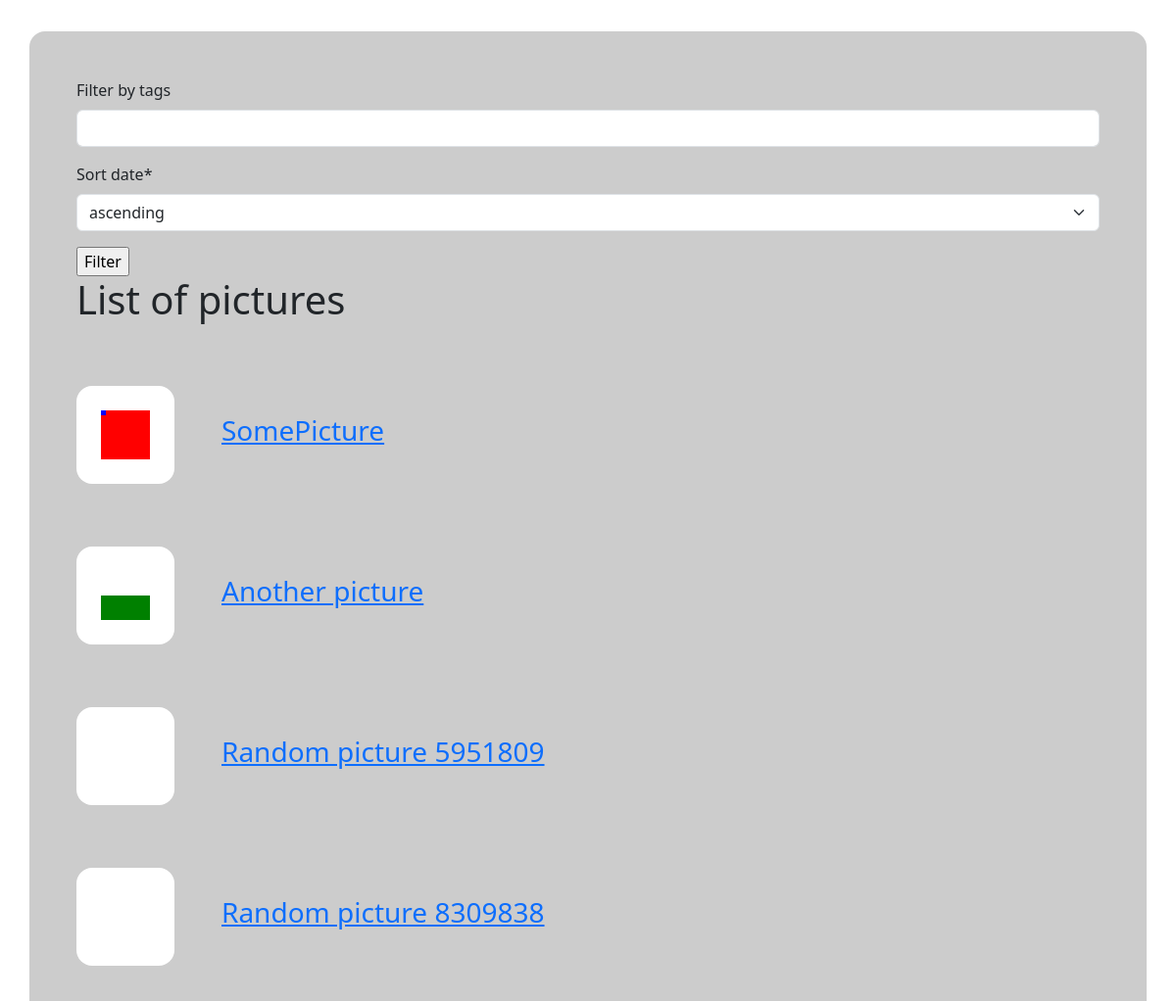
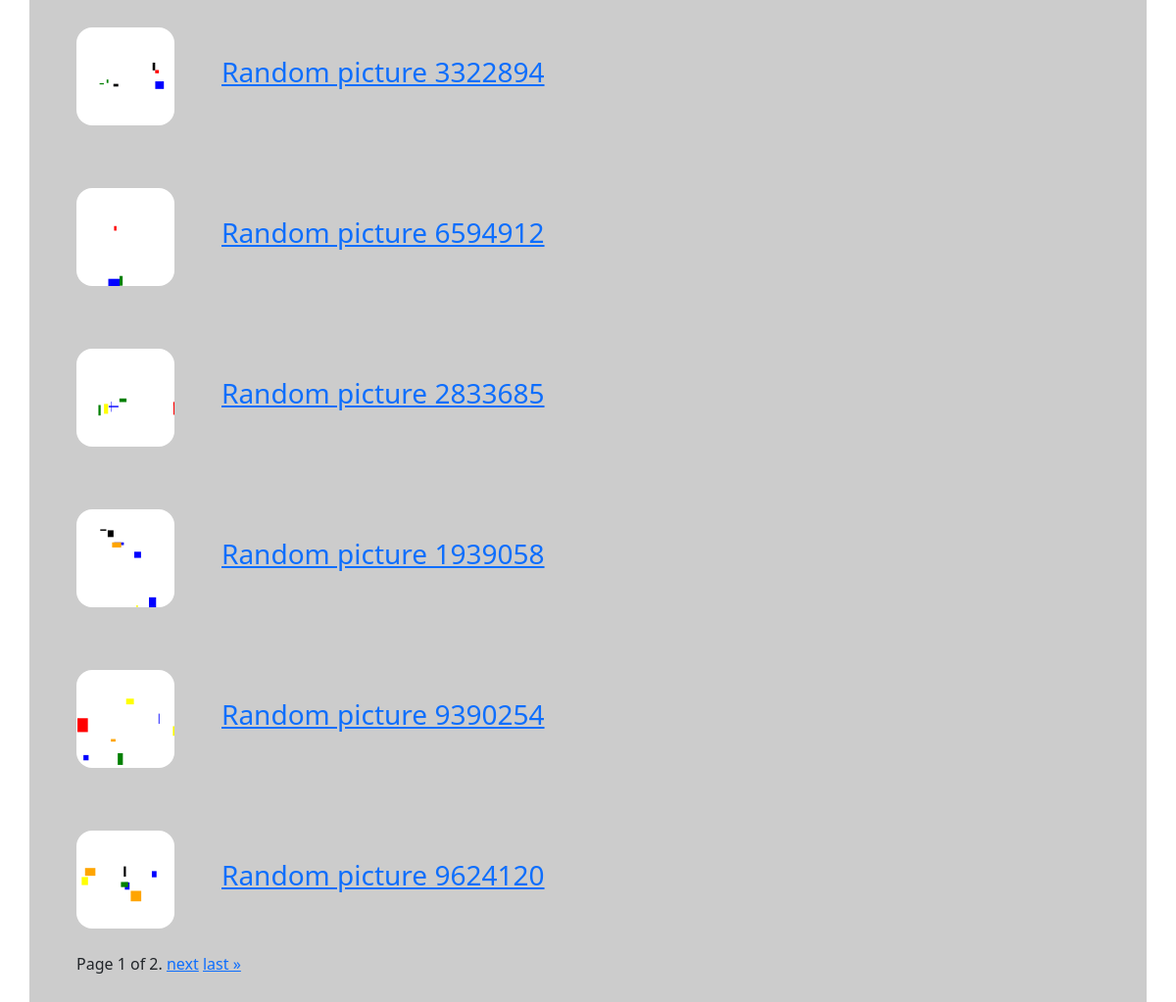
The page / on the database its author committed (2 pictures, top to bottom).
### cms/models.py (models this page shows)
class Picture(models.Model):
    id = models.BigAutoField(primary_key=True)
    name = models.TextField('Name of the picture')
    description = models.TextField('Description of the picture', blank=True, default='')
    height = models.PositiveIntegerField('Height of the picture')
    width = models.PositiveIntegerField('Width of the picture')
    date_added = models.DateField('Date the picture was added')
    tags = models.TextField('String of space-separated tags related to the picture', default='')
    editors = models.ManyToManyField(User)

### cms/views.py (the view)
# urls.py: path("", views.index, name="index"),
def index(req):
    pics = Picture.objects.prefetch_related('rectangles').all()
    sort_date = req.GET.get('sort_date')
    tags = req.GET.get('filter_tags')
    if sort_date is not None:
        if sort_date == 'asc':
            pics = pics.order_by('date_added')
        else:
            pics = pics.order_by('-date_added')
    if tags is not None:
        for tag in tags.split(','):
            pics = pics.filter(tags__contains=tag)
    paginator = Paginator(pics, 10)
    page_number = req.GET.get('page')
    page = paginator.page(page_number if page_number is not None else 1)
    return render(req, 'pictures.html', context={
        "pics_page": page,
        "auth": req.user.is_authenticated,
        "form": PictureFilterForm(),
    })

### cms/forms.py
class PictureFilterForm(forms.Form):
    filter_tags = forms.CharField(label='Filter by tags', required=False)
    sort_date = forms.ChoiceField(choices=[('asc', 'ascending'), ('desc', 'descending')])

### cms/templates/pictures.html (shortened to what this page needs)
{% extends "base.html" %}
{% load crispy_forms_tags %}
{% block body %}
<form action={% url 'index' %} method="get">
    {{ form|crispy }}
    <input type="submit" value="Filter"/>
</form>
<h1> List of pictures </h1>
{% for picture in pics_page %}
    <a href={% url 'picture' picture.id %}>
        <div class="pic-list-container">
            <svg width="100" height="100" viewBox="0 0 {{picture.width}} {{picture.height}}" version="1.1" xmlns="http://www.w3.org/2000/svg">
                {% for rectangle in picture.rectangles.all %}
                    <rect x="{{rectangle.x}}" y="{{rectangle.y}}" width="{{rectangle.width}}" height="{{rectangle.height}}" fill="{{rectangle.fill}}"></rect>
                {% endfor %}
            </svg>
            <h3> {{picture.name}} </h3>
        </div>
{% endfor %}
{% if pics_page.paginator.count > 0 %}
<div class="pagination">
    <span class="step-links">
        <span class="current">
            Page {{ pics_page.number }} of {{ pics_page.paginator.num_pages }}.
        </span>
        {% if pics_page.has_next %}
            <a href="?page={{ pics_page.next_page_number }}">next</a>
            <a href="?page={{ pics_page.paginator.num_pages }}">last &raquo;</a>
        {% endif %}
    </span>
</div>
{% else %}
    <h1> No results. </h1>
{% endif %}
{% endblock %}

### cms/templates/base.html (shortened to what this page needs)
<!DOCTYPE html>
<html lang="en">
    <head>
        <link href="https://cdn.jsdelivr.net/npm/bootstrap@5.3.3/dist/css/bootstrap.min.css" rel="stylesheet">
        {% load static %}
        <link rel="stylesheet" href="{% static 'cms/style.css' %}">
    </head>
    <body>
        <div class="container main-container">
        {%block body%}{%endblock%}
        </div>
    </body>
</html>

### cms/static/cms/style.css (style rules this page uses)
.main-container { padding: 3rem; background: #ccc; margin-top: 2rem; border-radius: 1rem; }
.pic-list-container { display: flex; flex-direction: row; align-items: center; }
.pic-list-container:first-of-type { margin-top: 4rem; }
.pic-list-container svg { border-radius: 1rem; background: white; }
.pic-list-container h3 { margin-left: 3rem; }

### rows shown on the page
Picture: width 200 (drawn), name "SomePicture"
Picture: width 400 (drawn), name "Another picture"
Picture: name "Random picture 5951809"
Picture: name "Random picture 8309838"
Picture: width 911 (drawn), name "Random picture 3322894"
Picture: width 361 (drawn), name "Random picture 6594912"
Picture: width 793 (drawn), name "Random picture 2833685"
Picture: width 429 (drawn), name "Random picture 1939058"
Picture: width 686 (drawn), name "Random picture 9390254"
Picture: width 729 (drawn), name "Random picture 9624120"

### other values the page prints
{{ pics_page.number }} "1"
{{ pics_page.paginator.num_pages }} "2"
